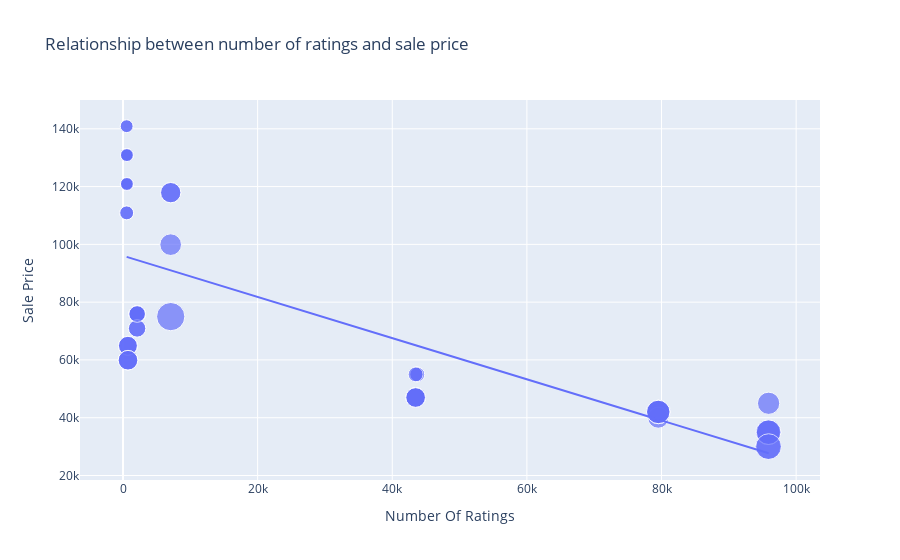

The notebook cell this image was saved under:
### Markdown cell above
# Number of ratings vs Sale price

### Code cell
Figure = px.scatter(df, x = "Number Of Ratings", y = "Sale Price", 
                    size = "Discount Percentage",trendline = "ols", 
                    title = "Relationship between number of ratings and sale price")
Figure.show()

### Figure 1 — Plotly figure (JSON) as saved in the notebook; plotly's stock layout.template omitted (floating-point values rounded to 4 significant figures)
{"data": [{"hovertemplate": "Number Of Ratings=%{x}<br>Sale Price=%{y}<br>Discount Percentage=%{marker.size}<extra></extra>", "legendgroup": "", "marker": {"color": "#636efa", "size": [0, 0, 0, 0, 0, 0, 0, 0, 0, 20, 16, 20, 20, 20, 0, 0, 0, 0, 29, 15, 0, 15, 17, 18, 6, 6, 13, 6, 14, 10, 7, 6, 6, 13, 13, 10, 10, 6, 14, 6, 10, 6, 11, 11, 10, 14, 7, 6, 6, 6, 8, 8, 24, 22, 22, 22, 8, 24, 14, 14, 14, 14], "sizemode": "area", "sizeref": 0.0725, "symbol": "circle"}, "mode": "markers", "name": "", "orientation": "v", "showlegend": false, "type": "scatter", "x": [3431, 3431, 3431, 11202, 11202, 3431, 3431, 11202, 1454, 79512, 79512, 79582, 79512, 79512, 1078, 1078, 1078, 1078, 7088, 7088, 1078, 7088, 7081, 95909, 542, 580, 740, 545, 740, 2101, 545, 580, 580, 730, 730, 2101, 2101, 580, 740, 580, 2092, 545, 2101, 2092, 2101, 740, 545, 580, 580, 580, 43707, 43707, 95807, 95909, 95807, 95909, 43470, 95909, 43470, 43470, 43470, 43470], "xaxis": "x", "y": [49900, 84900, 84900, 77000, 77000, 49900, 49900, 77000, 89900, 41999, 39999, 41999, 41999, 41999, 131900, 117100, 131900, 117100, 74999, 117900, 117100, 117900, 99900, 44999, 140900, 130900, 64900, 120900, 59900, 75900, 110900, 130900, 120900, 64900, 64900, 75900, 75900, 120900, 59900, 120900, 75900, 140900, 70900, 70900, 75900, 59900, 110900, 120900, 130900, 130900, 54999, 54999, 29999, 34999, 34999, 34999, 54999, 29999, 46999, 46999, 46999, 46999], "yaxis": "y"}, {"hovertemplate": "<b>OLS trendline</b><br>Sale Price = -0.712783 * Number Of Ratings + 96054.8<br>R<sup>2</sup>=0.492139<br><br>Number Of Ratings=%{x}<br>Sale Price=%{y} <b>(trend)</b><extra></extra>", "legendgroup": "", "marker": {"color": "#636efa", "symbol": "circle"}, "mode": "lines", "name": "", "showlegend": false, "type": "scatter", "x": [542, 545, 545, 545, 545, 580, 580, 580, 580, 580, 580, 580, 580, 730, 730, 740, 740, 740, 740, 1078, 1078, 1078, 1078, 1078, 1454, 2092, 2092, 2101, 2101, 2101, 2101, 2101, 3431, 3431, 3431, 3431, 3431, 7081, 7088, 7088, 7088, 11202, 11202, 11202, 43470, 43470, 43470, 43470, 43470, 43707, 43707, 79512, 79512, 79512, 79512, 79582, 95807, 95807, 95909, 95909, 95909, 95909], "xaxis": "x", "y": [95670.0, 95670.0, 95670.0, 95670.0, 95670.0, 95640.0, 95640.0, 95640.0, 95640.0, 95640.0, 95640.0, 95640.0, 95640.0, 95530.0, 95530.0, 95530.0, 95530.0, 95530.0, 95530.0, 95290.0, 95290.0, 95290.0, 95290.0, 95290.0, 95020.0, 94560.0, 94560.0, 94560.0, 94560.0, 94560.0, 94560.0, 94560.0, 93610.0, 93610.0, 93610.0, 93610.0, 93610.0, 91010.0, 91000.0, 91000.0, 91000.0, 88070.0, 88070.0, 88070.0, 65070.0, 65070.0, 65070.0, 65070.0, 65070.0, 64900.0, 64900.0, 39380.0, 39380.0, 39380.0, 39380.0, 39330.0, 27770.0, 27770.0, 27690.0, 27690.0, 27690.0, 27690.0], "yaxis": "y"}], "layout": {"legend": {"itemsizing": "constant", "tracegroupgap": 0}, "title": {"text": "Relationship between number of ratings and sale price"}, "xaxis": {"anchor": "y", "domain": [0, 1], "title": {"text": "Number Of Ratings"}}, "yaxis": {"anchor": "x", "domain": [0, 1], "title": {"text": "Sale Price"}}}}
